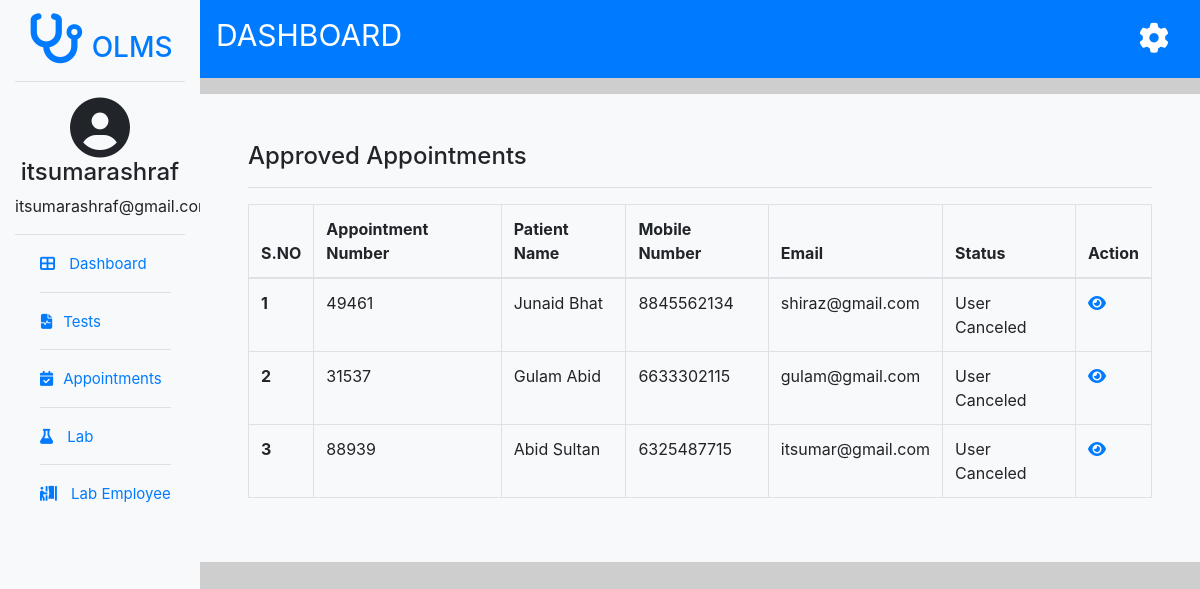
/usercanceled-apts/ (signed in), run on an earlier commit of the app's database.
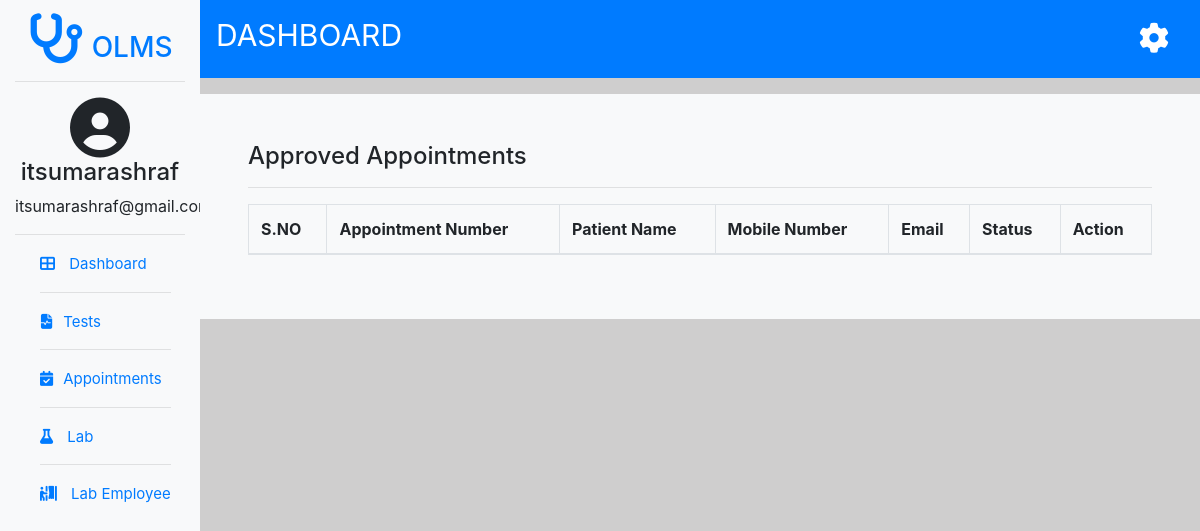
And on a later commit of the database.
### users/models.py (models this page shows, shortened)
class appointment(models.Model):
    user_id = models.ForeignKey(enduser,on_delete=models.CASCADE)
    appointmentno = models.CharField(max_length=100, unique=True)
    patientname =models.CharField(max_length=30)
    gender = models.CharField(max_length=10)
    address= models.CharField(max_length=200, default='NA')
    dateofbirth = models.DateField()
    mobile = models.IntegerField(unique=True)
    email= models.CharField(max_length=100)
    appointmentdate = models.DateField(default=date.today)
    appointmenttime = models.DateTimeField(default=timezone.now)
    prescription= models.FileField(upload_to='prescriptions/',blank=True, null=True)
    report=models.FileField(upload_to='reports/',blank=True,null=True)

### users/views.py (the view)
# urls.py: path("usercanceled-apts/", views.canceledappointments, name='usercanceled'),
def canceledappointments(request):
    if checkauth(request)==True:
        new=appointment.objects.filter(appointmentstatus__status='Cancel')
        return render(request,'usercanceled-apts.html',{'newapt':new})
    return redirect('userlogin')

### users/views.py (called while the page is built)
def checkauth(request):
    if request.session.has_key('userid'):
        return True
    else:
        return False

### templates/usercanceled-apts.html (shortened to what this page needs)
{% extends 'adminbase.html' %}
{% block body %}
<div class="container  bg-light p-5 mt-3">
  <div class="row">
    <div class="col-lg-12">
      <h4>Approved Appointments</h4>
      <hr>
      <table class="table table-bordered">
        <thead>
          <tr>
            <th scope="col">S.NO</th>
            <th scope="col">Appointment Number</th>
            <th scope="col">Patient Name</th>
            <th scope="col">Mobile Number</th>
            <th scope="col">Email</th>
            <th scope="col">Status</th>
            <th scope="col">Action</th>
          </tr>
        </thead>
        <tbody>
        <tbody>
          {% for apt in newapt %}
          <tr>
            <th scope="row">{{forloop.counter}}</th>
            <td>{{apt.appointmentno}}</td>
            <td>{{ apt.patientname }}</td>
            <td>{{ apt.mobile }}</td>
            <td>{{ apt.email }}</td>
            <td>User Canceled</td>
            <td><a href="{% url 'appointmentdetails' apt.id %}"><i class="fas fa-eye"></i></a></td>
          </tr>
          {% endfor %}
        </tbody>
        </tbody>
      </table>
    </div>
  </div>
</div>
{% endblock body %}

What changed in the data, as far as the page shows it:
removed appointment: appointmentno "49461", patientname "Junaid Bhat", mobile "8845562134", email "shiraz@gmail.com"
removed appointment: appointmentno "31537", patientname "Gulam Abid", mobile "6633302115", email "gulam@gmail.com"
removed appointment: appointmentno "88939", patientname "Abid Sultan", mobile "6325487715", email "itsumar@gmail.com"
